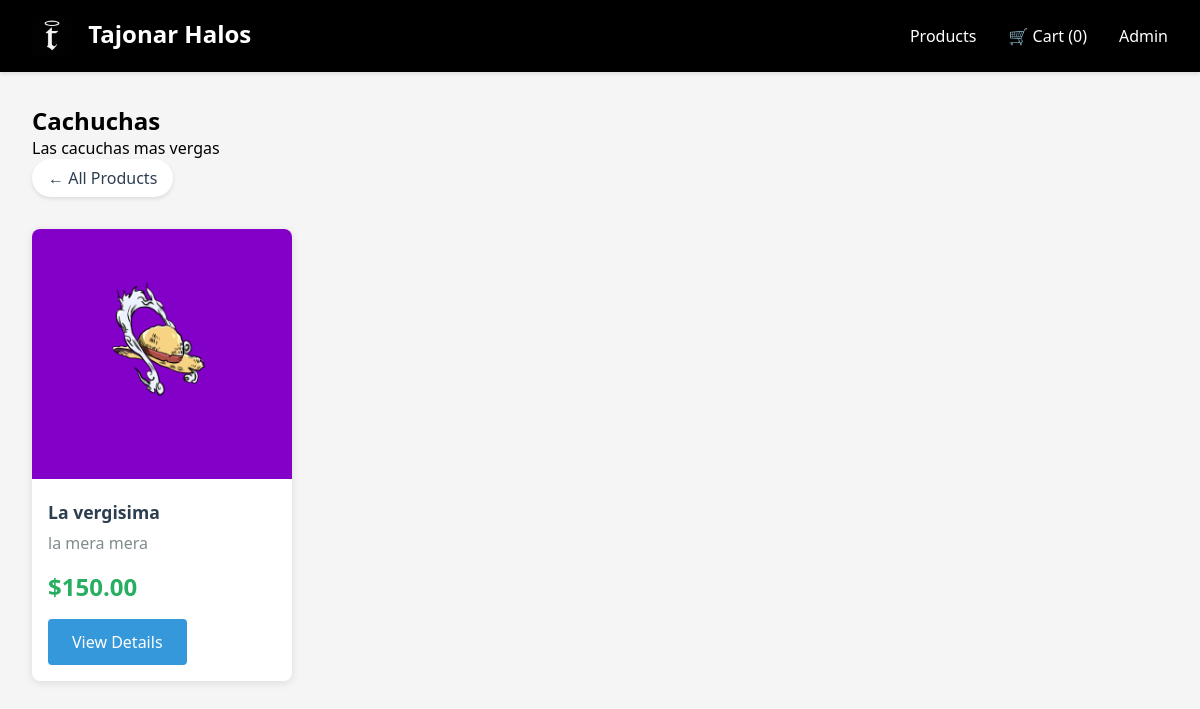
The page /category/Cachuchas/ on the database its author committed.
### store/models.py (models this page shows, shortened)
class Category(models.Model):
    name = models.CharField(max_length=200)
    slug = models.SlugField(unique=True)
    description = models.TextField(blank=True)
    class Meta:
        verbose_name_plural = 'Categories'

class Product(models.Model):
    category = models.ForeignKey(Category, related_name='products', on_delete=models.CASCADE)
    name = models.CharField(max_length=200)
    slug = models.SlugField(unique=True)
    description = models.TextField()
    price = models.DecimalField(max_digits=10, decimal_places=2)
    image = models.ImageField(upload_to='products/', blank=True)
    stock = models.IntegerField(default=0)
    available = models.BooleanField(default=True)
    created_at = models.DateTimeField(auto_now_add=True)
    updated_at = models.DateTimeField(auto_now=True)

### store/views.py (the view)
# urls.py: path('category/<slug:slug>/', views.category_products, name='category_products'),
def category_products(request, slug):
    category = get_object_or_404(Category, slug=slug)
    products = Product.objects.filter(category=category, available=True)
    return render(request, 'store/category_products.html', {
        'category': category,
        'products': products
    })

### cart/context_processors.py (called while the page is built)
def cart_count(request):
    cart = get_or_create_cart(request)
    count = sum(item.quantity for item in cart.items.all())
    return {'cart_count': count}

### cart/views.py (called while the page is built)
def get_or_create_cart(request):
    cart_id = request.session.get('cart_id')
    if cart_id:
        try:
            cart = Cart.objects.get(id=cart_id)
        except Cart.DoesNotExist:
            cart = Cart.objects.create()
            request.session['cart_id'] = cart.id
    else:
        cart = Cart.objects.create()
        request.session['cart_id'] = cart.id
    return cart

### store/templates/store/category_products.html (shortened to what this page needs)
{% extends "store/base.html" %}
{% block content %}
<h2>{{ category.name }}</h2>
<p>{{ category.description }}</p>
<div class="categories">
    <a href="{% url 'store:product_list' %}" class="category-tag">← All Products</a>
</div>
<div class="product-grid">
    {% for product in products %}
    <div class="product-card">
        {% if product.image %}
            <img src="{{ product.image.url }}" alt="{{ product.name }}" style="width: 100%; height: 250px; object-fit: cover;">
        {% else %}
            <div class="product-image">📦</div>
        {% endif %}
        <div class="product-info">
            <h3>{{ product.name }}</h3>
            <p>{{ product.description|truncatewords:15 }}</p>
            <div class="product-price">${{ product.price }}</div>
            <a href="{% url 'store:product_detail' product.slug %}" class="btn">View Details</a>
        </div>
    </div>
    {% empty %}
    <p>No products in this category.</p>
    {% endfor %}
</div>
{% endblock %}

### store/templates/store/base.html (style rules this page uses)
* { margin: 0; padding: 0; box-sizing: border-box; }
body { font-family: 'Segoe UI', Tahoma, Geneva, Verdana, sans-serif; background: #f5f5f5; }
.product-grid { display: grid; grid-template-columns: repeat(auto-fill, minmax(250px, 1fr)); gap: 2rem; margin-top: 2rem; }
.product-card { background: white; border-radius: 8px; overflow: hidden; box-shadow: 0 2px 8px rgba(0,0,0,0.1); transition: transform 0.3s; }
.product-info { padding: 1rem; }
.product-info h3 { font-size: 1.1rem; margin-bottom: 0.5rem; color: #2c3e50; }
.product-info p { color: #7f8c8d; margin-bottom: 1rem; }
.product-price { font-size: 1.5rem; font-weight: bold; color: #27ae60; margin-bottom: 1rem; }
.btn { display: inline-block; padding: 0.75rem 1.5rem; background: #3498db; color: white; text-decoration: none; border-radius: 4px; border: none; cursor: pointer; transition: background 0.3s; }
.categories { display: flex; gap: 1rem; flex-wrap: wrap; margin-bottom: 2rem; }
.category-tag { padding: 0.5rem 1rem; background: white; border-radius: 20px; text-decoration: none; color: #2c3e50; box-shadow: 0 2px 4px rgba(0,0,0,0.1); transition: all 0.3s; }

### rows shown on the page
Category: name "Cachuchas", description "Las cacuchas mas vergas"
Product: image (picture), name "La vergisima", description "la mera mera", price "150.00"

### other values the page prints
{{ cart_count }} "0"
